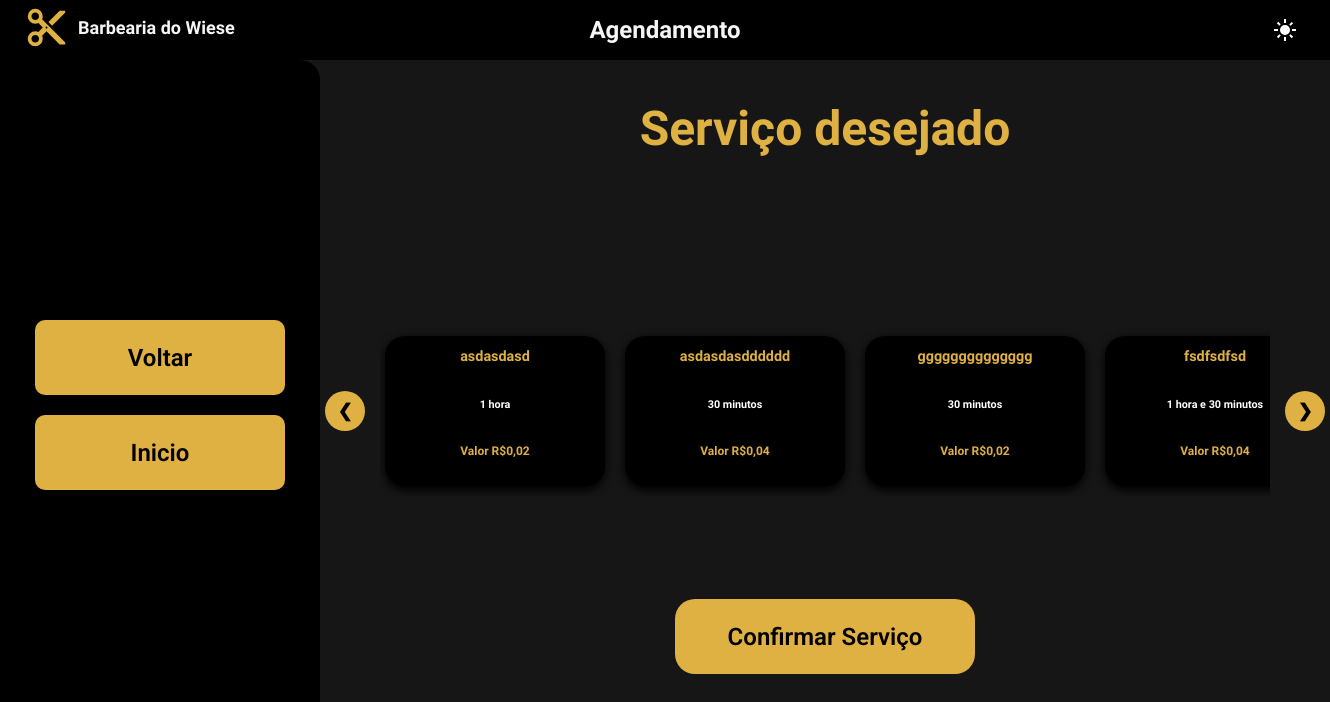
The page /clientes/agendamentos/escolher_servico/ (signed in) on the database as committed earlier.
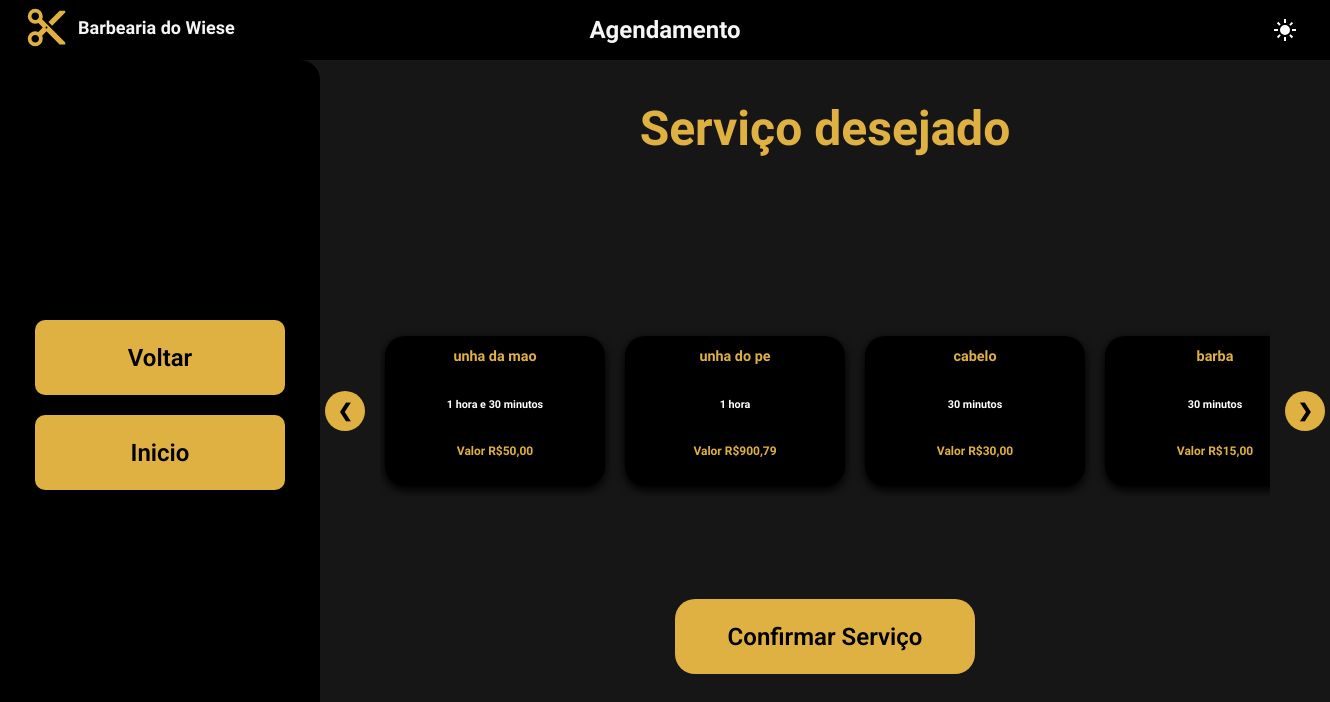
The same page on the database as committed later.
### servicos/models.py (models this page shows, shortened)
class Servicos(models.Model):
    id_servicos = models.AutoField(primary_key=True)
    nome_servico= models.CharField(max_length=100)
    preco_servico= models.DecimalField(max_digits=5,decimal_places=2,validators=[MinValueValidator(0)])
    slot_duracao_servico= models.IntegerField(choices=duracoes)
    class Meta():
        constraints= [models.UniqueConstraint(name='servicos_constraint_unicos',fields=regras)]

### agendamentos/views.py (the view)
@login_required
@ensure_csrf_cookie
def escolher_servico(request):
    if request.method == 'GET':
        lista_servicos = Servicos.objects.all()
        contexto = {'servicos': lista_servicos}
        return render(request, ESCOLHER_SERVICO, contexto)

### templates/agendamentos/agendamento.html (shortened to what this page needs)
{% load static %}
<!DOCTYPE html>
<html lang="pt-br">
<head>
  <link rel="stylesheet" href="{% static 'agendamento/css/styleagendamento.css' %}">
</head>
<body>
    <nav>
        <a href ="{% url 'clientepagina_inicial_dashboard' %}">
            <header class="page-header">
            <img src="{% static 'global/images/content_cut_24dp_E3E3E3_FILL1_wght400_GRAD0_opsz24.svg' %}" alt="Ícone da Barbearia" class="logo-icon">
            <h1 class="page-title">Barbearia do Wiese</h1>
            </header>
        </a>
        <p class="titulo">Agendamento</p>
        <button id="theme-switch" aria-label="Alternar tema">
        </button>
    </nav>
    <div class="container">
        <div class="wrapper">
            <form id="form">
                <div>
                    <button type="button" id="voltar-dash-btn">Voltar</button>
                </div>
                <div>
                    <button type="button" id="inicio-dash-tbm-btn">Inicio</button>
                </div>
            </form>
        </div>
        <div class="user-info">
            <p>Serviço desejado</p>
        </div>
        <div class="container-carrossel">
            <button type="button" class="seta" id="btn-esq">&#10094;</button>
            <div class="servicos-agendamento" id="scroll-container">
                {% for s in servicos %}
                <div class="link-bloco" data-id="{{ s.pk }}" onclick="selecionarServico(this)">
                    <div class="{% if s.nome_servico == 'Cabelo' %}corte{% elif s.nome_servico == 'Barba' %}barba{% elif s.nome_servico == 'Barba e Cabelo' %}barba-corte{% else %}corte{% endif %}">
                        <h2>{{ s.nome_servico }}</h2>
                        <p class="descricao">{{ s.get_slot_duracao_servico_display }}</p>
                        <p class="valor">Valor R${{ s.preco_servico }}</p>
                    </div>
                </div>
                {% endfor %}
            </div>
            <button type="button" class="seta" id="btn-dir">&#10095;</button>
        </div>
        <button class="confirm-button">Confirmar Serviço</button>
    </div>
</body>
</html>

Rows that differ between the two databases and show on the page:
no longer on this page (row edited): Servicos: nome_servico "fsdfsdfsd", slot_duracao_servico "1 hora e 30 minutos", preco_servico "0,04"
changed Servicos: nome_servico "asdasdasd" → "unha da mao"; slot_duracao_servico "1 hora" → "1 hora e 30 minutos"; preco_servico "0,02" → "50,00"
changed Servicos: nome_servico "asdasdasdddddd" → "unha do pe"; slot_duracao_servico "30 minutos" → "1 hora"; preco_servico "0,04" → "900,79"
changed Servicos: nome_servico "gggggggggggggg" → "cabelo"; preco_servico "0,02" → "30,00"
added Servicos: nome_servico "barba", slot_duracao_servico "30 minutos", preco_servico "15,00"
